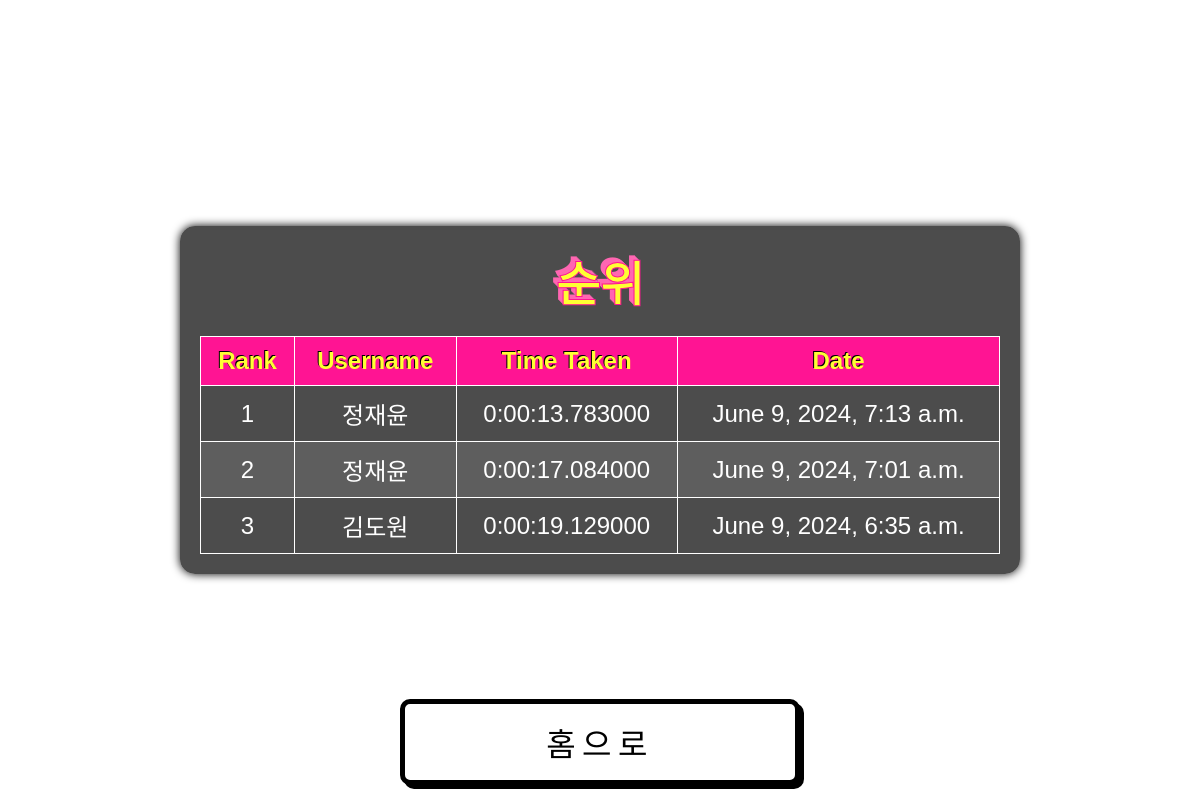
The app's page /leaderboard/, older data.
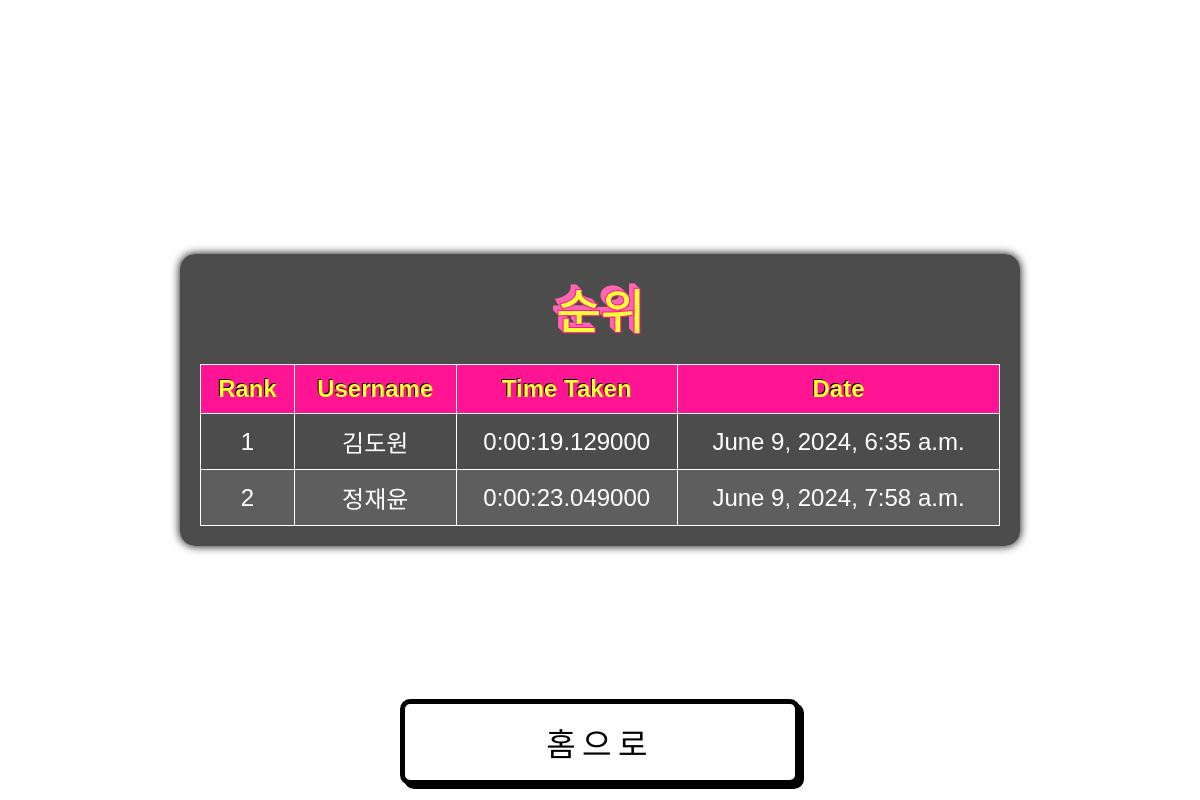
The same page, newer data.
### App/models.py (models this page shows, shortened)
class GameRecord(models.Model):
    user = models.CharField(max_length=100)
    time_taken = models.DurationField()
    date = models.DateTimeField(auto_now_add=True)

### App/views.py (the view, shortened to what this page needs)
# urls.py: path('leaderboard/', views.leaderboard, name='leaderboard'),
def leaderboard(request):
    records = GameRecord.objects.all().order_by('time_taken')[:10]
    context = {'records': records}
    return render(request, 'App/leaderboard.html', context)

### App/templates/App/leaderboard.html (shortened to what this page needs)
{% load static %}
<!DOCTYPE html>
<html lang="ko">
    <head>
    </head>
    <body>
        <div class="leaderboard-container">
            <h2>순위</h2>
            <table class="leaderboard-table">
                <thead>
                    <tr>
                        <th>Rank</th>
                        <th>Username</th>
                        <th>Time Taken</th>
                        <th>Date</th>
                    </tr>
                </thead>
                <tbody>
                    {% for record in records %}
                    {% if forloop.counter <= 3 %}
                    <tr>
                        <td>{{ forloop.counter }}</td>
                        <td>{{ record.user }}</td>
                        <td>{{ record.time_taken }}</td>
                        <td>{{ record.date }}</td>
                    </tr>
                    {% endif %}
                    {% endfor %}
                </tbody>
            </table>
        </div>
        <button class="start-button" onclick="location.href='{% url 'start' %}'">홈으로</button>
    </body>
</html>

Row changes from the older to the newer data that the page shows:
removed GameRecord: user "정재윤", time_taken "0:00:13.783000", date "June 9, 2024, 7:13 a.m."
removed GameRecord: user "정재윤", time_taken "0:00:17.084000", date "June 9, 2024, 7:01 a.m."
added GameRecord: user "정재윤", time_taken "0:00:23.049000", date "June 9, 2024, 7:58 a.m."
